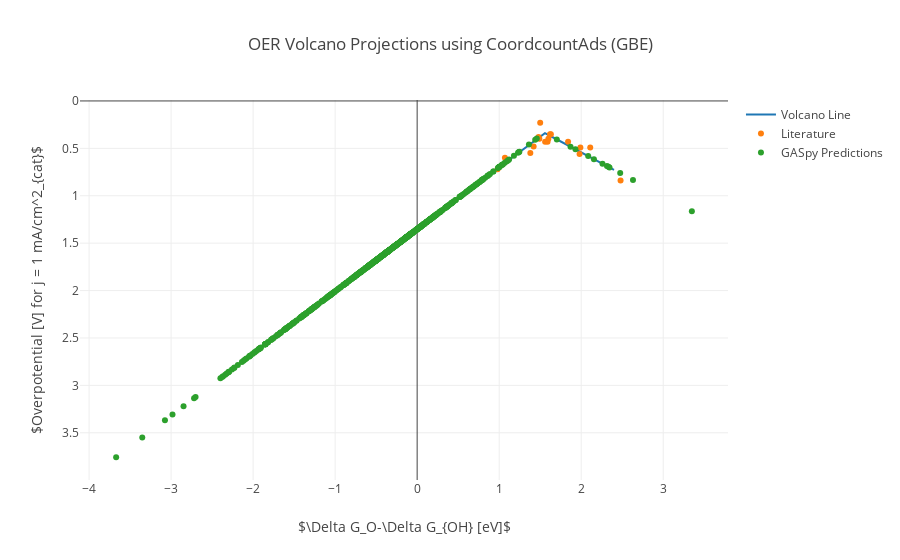
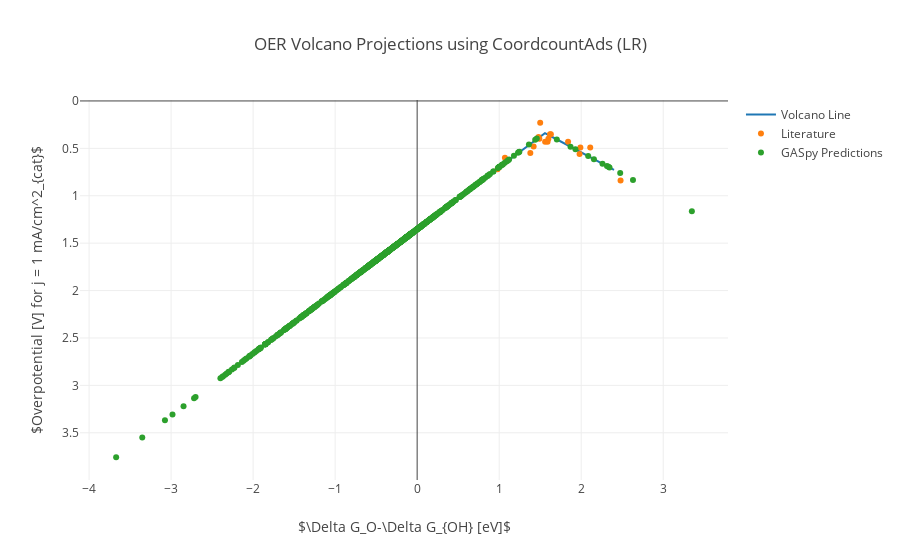

The notebook cell these images were saved under, in order:
### Markdown cell above
###### OER

### Code cell
# The domain to plot over
x = np.linspace(0.8, 2.4, 20).tolist()

# Let's actually make a plot for each model
for model in MODELS:
    traces = []
    
    # Add the volcano line
    traces.append(go.Scatter(x=x,
                             y=map(CURVES['OER'], x),
                             mode='lines',
                             name='Volcano Line'))
 
    # Add the data points on the original volcano
    traces.append(go.Scatter(x=POINTS['OER']['x'],
                             y=POINTS['OER']['y'],
                             mode='markers',
                             name='Literature'))
    
    # Add our predictions
    # TODO:  Need to actually use O-OH, not O
    traces.append(go.Scatter(x=ENERGIES['O'].values(),
                             y=map(CURVES['OER'], ENERGIES['O'].values()),
                             mode='markers',
                             text=ENERGIES['O'].keys(),
                             name='GASpy Predictions'))
    
    # Format and plot
    layout = go.Layout(xaxis=dict(title='$\Delta G_O-\Delta G_{OH} [eV]$'),
                       yaxis=dict(title='$Overpotential [V] for j = 1 mA/cm^2_{cat}$',
                                  autorange='reversed'),
                       title='OER Volcano Projections using CoordcountAds (%s)' % model)
    iplot(go.Figure(data=traces, layout=layout))

### Figure 1 — Plotly figure (JSON) as saved in the notebook; plotly's stock layout.template omitted (floating-point values rounded to 4 significant figures; data arrays with more than 128 entries replaced by an {"elided": "..."} marker saying what was removed)
{"data": [{"mode": "lines", "name": "Volcano Line", "type": "scatter", "x": [0.8, 0.8842, 0.9684, 1.053, 1.137, 1.221, 1.305, 1.389, 1.474, 1.558, 1.642, 1.726, 1.811, 1.895, 1.979, 2.063, 2.147, 2.232, 2.316, 2.4], "y": [0.8283, 0.7731, 0.7179, 0.6627, 0.6075, 0.5523, 0.4971, 0.442, 0.3868, 0.3389, 0.3777, 0.4164, 0.4552, 0.494, 0.5327, 0.5715, 0.6102, 0.649, 0.6878, 0.7265]}, {"mode": "markers", "name": "Literature", "type": "scatter", "x": [0.98, 1.07, 1.38, 1.42, 1.48, 1.49, 1.5, 1.56, 1.59, 1.6, 1.62, 1.63, 1.84, 1.98, 1.99, 2.11, 2.48, null], "y": [0.72, 0.6, 0.55, 0.48, 0.38, 0.4, 0.23, 0.43, 0.43, 0.4, 0.35, 0.35, 0.43, 0.56, 0.49, 0.49, 0.84, null]}, {"mode": "markers", "name": "GASpy Predictions", "text": {"elided": "792 str values"}, "type": "scatter", "x": {"elided": "792 float values"}, "y": {"elided": "792 float values"}}], "layout": {"title": "OER Volcano Projections using CoordcountAds (GBE)", "xaxis": {"title": "$\\Delta G_O-\\Delta G_{OH} [eV]$"}, "yaxis": {"autorange": "reversed", "title": "$Overpotential [V] for j = 1 mA/cm^2_{cat}$"}}}

### Figure 2 — Plotly figure (JSON) as saved in the notebook; plotly's stock layout.template omitted (floating-point values rounded to 4 significant figures; data arrays with more than 128 entries replaced by an {"elided": "..."} marker saying what was removed)
{"data": [{"mode": "lines", "name": "Volcano Line", "type": "scatter", "x": [0.8, 0.8842, 0.9684, 1.053, 1.137, 1.221, 1.305, 1.389, 1.474, 1.558, 1.642, 1.726, 1.811, 1.895, 1.979, 2.063, 2.147, 2.232, 2.316, 2.4], "y": [0.8283, 0.7731, 0.7179, 0.6627, 0.6075, 0.5523, 0.4971, 0.442, 0.3868, 0.3389, 0.3777, 0.4164, 0.4552, 0.494, 0.5327, 0.5715, 0.6102, 0.649, 0.6878, 0.7265]}, {"mode": "markers", "name": "Literature", "type": "scatter", "x": [0.98, 1.07, 1.38, 1.42, 1.48, 1.49, 1.5, 1.56, 1.59, 1.6, 1.62, 1.63, 1.84, 1.98, 1.99, 2.11, 2.48, null], "y": [0.72, 0.6, 0.55, 0.48, 0.38, 0.4, 0.23, 0.43, 0.43, 0.4, 0.35, 0.35, 0.43, 0.56, 0.49, 0.49, 0.84, null]}, {"mode": "markers", "name": "GASpy Predictions", "text": {"elided": "792 str values"}, "type": "scatter", "x": {"elided": "792 float values"}, "y": {"elided": "792 float values"}}], "layout": {"title": "OER Volcano Projections using CoordcountAds (LR)", "xaxis": {"title": "$\\Delta G_O-\\Delta G_{OH} [eV]$"}, "yaxis": {"autorange": "reversed", "title": "$Overpotential [V] for j = 1 mA/cm^2_{cat}$"}}}
